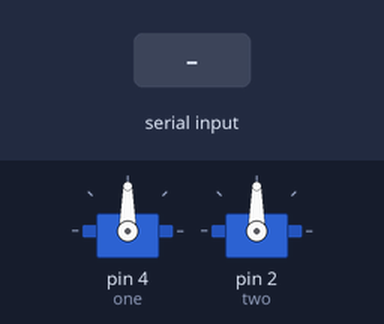
Bench run of a sketch on a simulated Arduino Uno, built with avr-gcc and run on an emulated ATmega328P. Shown: 2 × servo. Inputs (shaded band) come from the test bench.

Above: at 1.2 s.
1.3 s: "a,45\n" received over Serial
At 1.7 s:
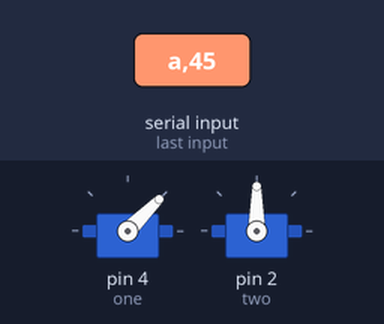
2.8 s: "b,45\n" received over Serial
At 4.0 s:
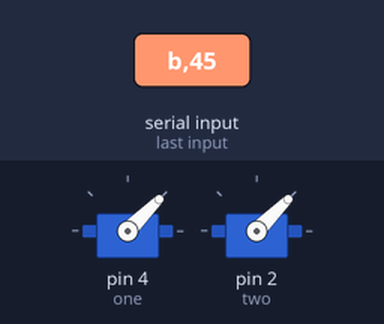
4.3 s: "a90\n" received over Serial
At 5.2 s:
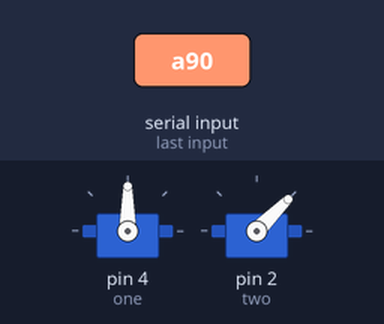
5.8 s: "a" received over Serial
At 7.9 s:
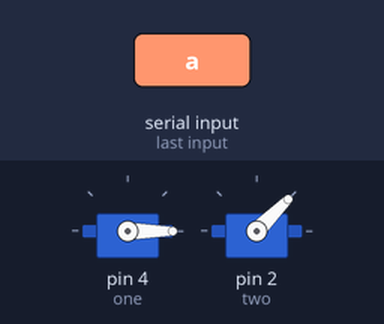
8.2 s: "b90\n" received over Serial
At 9.3 s:
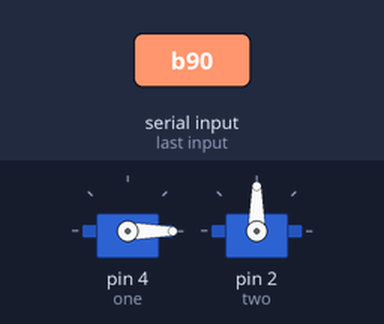
9.7 s: "b" received over Serial
At 11.1 s:
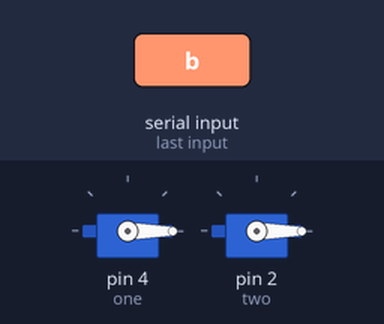
Timing chart, 0 to 12.7 s (numbered marks = the images above; inputs shaded):
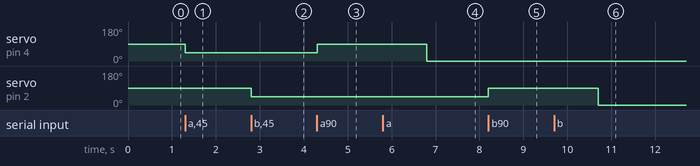

Measured:
- after the input at 1.3 s, servo on pin 4 (one): 90° → 45° at once
- after the input at 2.8 s, servo on pin 2 (two): 90° → 45° at once
- after the input at 4.3 s, servo on pin 4 (one): 45° → 90° at once
- after the input at 5.8 s, servo on pin 4 (one): 90° → 0° after 1.0 s
- after the input at 8.2 s, servo on pin 2 (two): 45° → 90° at once
- after the input at 9.7 s, servo on pin 2 (two): 90° → 0° after 1.0 s

The sketch:

code.ino
```cpp
#include<Servo.h>
Servo one;
Servo two;
char ch;
int val;
void setup()
{
  Serial.begin(9600);
  one.attach(4);
  two.attach(2);
  one.write(90);
  two.write(90);
}

void loop()
{
  if (Serial.available())
  {
   ch=Serial.read();
   val =Serial.parseInt();

    if(ch =='a'){
      one.write(val);
      }

     if(ch =='b'){
        two.write(val);
     }

    }

}
```
